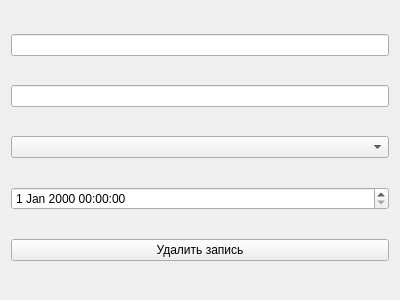
<?xml version="1.0" encoding="UTF-8"?>
<ui version="4.0">
 <class>CItem</class>
 <widget class="QWidget" name="CItem">
  <property name="geometry">
   <rect>
    <x>0</x>
    <y>0</y>
    <width>400</width>
    <height>300</height>
   </rect>
  </property>
  <property name="windowTitle">
   <string>Form</string>
  </property>
  <layout class="QVBoxLayout" name="verticalLayout">
   <item>
    <widget class="QLineEdit" name="le_name"/>
   </item>
   <item>
    <widget class="QLineEdit" name="le_cost"/>
   </item>
   <item>
    <widget class="QComboBox" name="cmb_category"/>
   </item>
   <item>
    <widget class="QDateTimeEdit" name="dt_edit"/>
   </item>
   <item>
    <widget class="QPushButton" name="b_delete_item">
     <property name="text">
      <string>Удалить запись</string>
     </property>
    </widget>
   </item>
  </layout>
 </widget>
 <resources/>
 <connections>
  <connection>
   <sender>cmb_category</sender>
   <signal>currentTextChanged(QString)</signal>
   <receiver>CItem</receiver>
   <slot>cmb_category_slot(QString)</slot>
   <hints>
    <hint type="sourcelabel">
     <x>199</x>
     <y>180</y>
    </hint>
    <hint type="destinationlabel">
     <x>199</x>
     <y>149</y>
    </hint>
   </hints>
  </connection>
  <connection>
   <sender>le_cost</sender>
   <signal>editingFinished()</signal>
   <receiver>CItem</receiver>
   <slot>le_cost_slot()</slot>
   <hints>
    <hint type="sourcelabel">
     <x>199</x>
     <y>117</y>
    </hint>
    <hint type="destinationlabel">
     <x>199</x>
     <y>149</y>
    </hint>
   </hints>
  </connection>
  <connection>
   <sender>le_name</sender>
   <signal>editingFinished()</signal>
   <receiver>CItem</receiver>
   <slot>le_name_slot()</slot>
   <hints>
    <hint type="sourcelabel">
     <x>199</x>
     <y>54</y>
    </hint>
    <hint type="destinationlabel">
     <x>199</x>
     <y>149</y>
    </hint>
   </hints>
  </connection>
  <connection>
   <sender>dt_edit</sender>
   <signal>dateTimeChanged(QDateTime)</signal>
   <receiver>CItem</receiver>
   <slot>dt_edit_slot(QDateTime)</slot>
   <hints>
    <hint type="sourcelabel">
     <x>199</x>
     <y>243</y>
    </hint>
    <hint type="destinationlabel">
     <x>199</x>
     <y>149</y>
    </hint>
   </hints>
  </connection>
  <connection>
   <sender>b_delete_item</sender>
   <signal>clicked()</signal>
   <receiver>CItem</receiver>
   <slot>b_delete_item_slot()</slot>
   <hints>
    <hint type="sourcelabel">
     <x>199</x>
     <y>252</y>
    </hint>
    <hint type="destinationlabel">
     <x>199</x>
     <y>149</y>
    </hint>
   </hints>
  </connection>
 </connections>
 <slots>
  <slot>dt_edit_slot(QDateTime)</slot>
  <slot>le_name_slot()</slot>
  <slot>le_cost_slot()</slot>
  <slot>cmb_category_slot(QString)</slot>
  <slot>b_delete_item_slot()</slot>
 </slots>
</ui>
